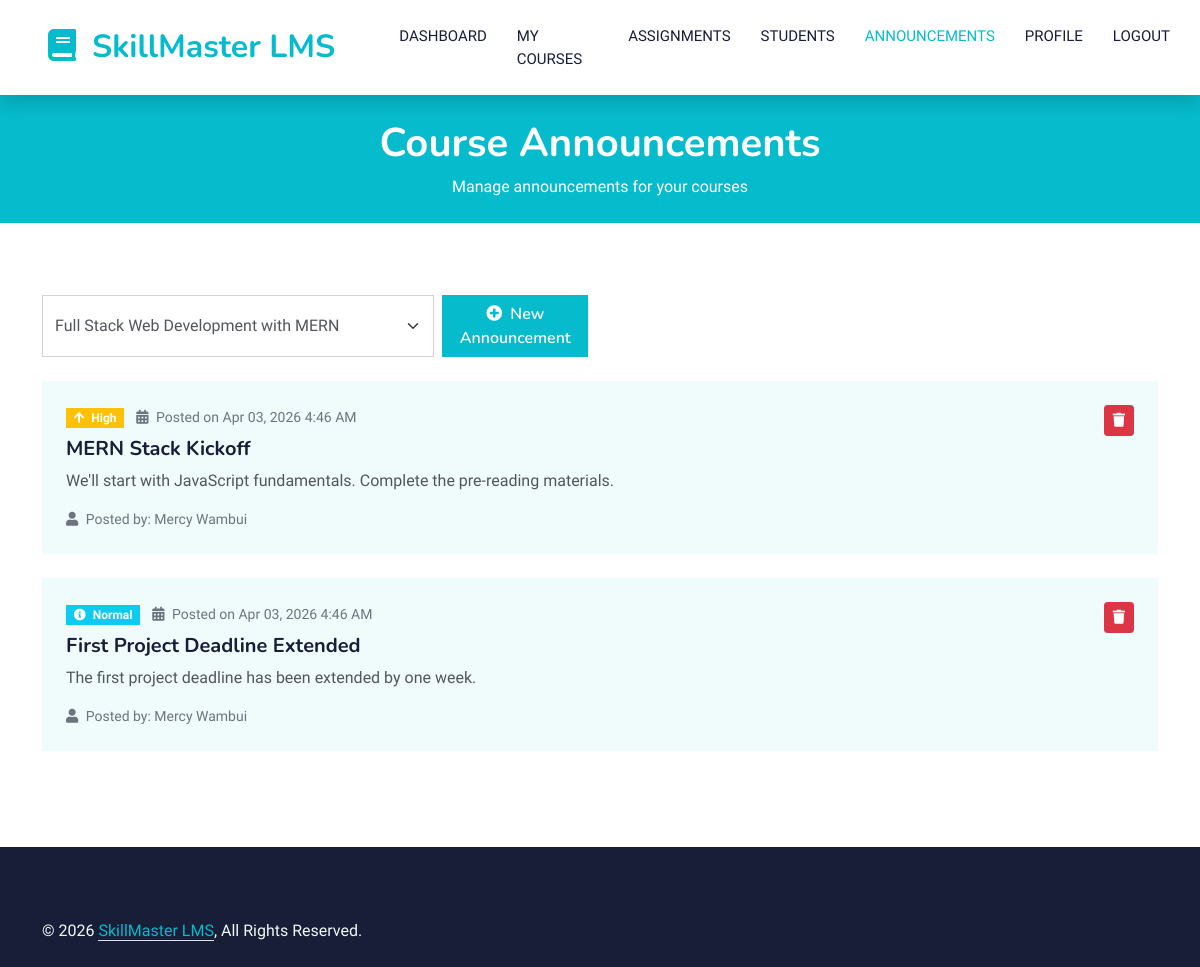
Screenshot of /instructor/announcements/list.php?course_id=2 (signed in) with the database file from the repository.
### tables this page shows
CREATE TABLE `announcements` (
  `id` bigint(20) NOT NULL,
  `course_id` bigint(20) DEFAULT NULL,
  `title` varchar(200) NOT NULL,
  `content` text NOT NULL,
  `posted_by` bigint(20) DEFAULT NULL,
  `priority` enum('low','normal','high','urgent') DEFAULT 'normal',
  `created_at` timestamp NOT NULL DEFAULT current_timestamp(),
  `updated_at` timestamp NOT NULL DEFAULT current_timestamp() ON UPDATE current_timestamp()
);

### src/Database/Connection.php (called while the page is built, shortened)
<?php
class Connection
{
    private static $instance = null;
    private $connection;
    private function __construct()
    {
        try {
            $dsn = sprintf(
                'mysql:host=%s;dbname=%s;charset=%s',
                DB_HOST,
                DB_NAME,
                DB_CHARSET
            );
            $options = [
                PDO::ATTR_ERRMODE => PDO::ERRMODE_EXCEPTION,
                PDO::ATTR_DEFAULT_FETCH_MODE => PDO::FETCH_ASSOC,
                PDO::ATTR_EMULATE_PREPARES => false,
                PDO::MYSQL_ATTR_INIT_COMMAND => "SET NAMES " . DB_CHARSET
            ];
            $this->connection = new PDO($dsn, DB_USER, DB_PASS, $options);
        } catch (PDOException $e) {
            if (DEBUG_MODE) {
                die("Database connection failed: " . $e->getMessage());
            } else {
                error_log("Database connection failed: " . $e->getMessage());
                die("A database error occurred. Please try again later.");
            }
        }
    }
    public static function getInstance()
    {
        if (self::$instance === null) {
            self::$instance = new self();
        }
        return self::$instance;
    }
    public function getConnection()
    {
        return $this->connection;
    }
}

### src/Models/Course.php (called while the page is built, shortened)
<?php
class Course
{
    private $db;
    private $table = 'courses';
    public function __construct()
    {
        $this->db = Connection::getInstance()->getConnection();
    }
    public function getByInstructor($instructorId)
    {
        $stmt = $this->db->prepare("
            SELECT * FROM {$this->table}
            WHERE instructor_id = ? AND deleted_at IS NULL
            ORDER BY created_at DESC
        ");
        $stmt->execute([$instructorId]);
        return $stmt->fetchAll();
    }
}

### src/Models/Announcement.php (called while the page is built, shortened)
<?php
class Announcement
{
    private $db;
    private $table = 'announcements';
    public function __construct()
    {
        $this->db = Connection::getInstance()->getConnection();
    }
    public function getByCourse($courseId, $limit = 20, $offset = 0)
    {
        $stmt = $this->db->prepare("
            SELECT a.*, CONCAT(u.first_name, ' ', u.last_name) as posted_by_name
            FROM {$this->table} a
            LEFT JOIN users u ON a.posted_by = u.id
            WHERE a.course_id = ?
            ORDER BY a.created_at DESC
            LIMIT ? OFFSET ?
        ");
        $stmt->execute([$courseId, $limit, $offset]);
        return $stmt->fetchAll();
    }
}

### src/Helpers/Security.php (called while the page is built, shortened)
<?php
class Security
{
    public static function generateCsrfToken()
    {
        return $_SESSION[CSRF_TOKEN_NAME];
    }
}

### public/instructor/announcements/list.php (the view, shortened to what this page needs)
<?php
$courseModel = new Course();
$announcementModel = new Announcement();
$instructorId = $_SESSION['user_id'];
$courseId = isset($_GET['course_id']) ? (int)$_GET['course_id'] : 0;
$page = isset($_GET['page']) ? (int)$_GET['page'] : 1;
$perPage = 10;
$offset = ($page - 1) * $perPage;
$courses = $courseModel->getByInstructor($instructorId);
$announcements = [];
if ($courseId > 0) {
    $announcements = $announcementModel->getByCourse($courseId, $perPage, $offset);
}
?>
<!DOCTYPE html>
<html lang="en">
<head>
    <link href="https://cdnjs.cloudflare.com/ajax/libs/font-awesome/5.10.0/css/all.min.css" rel="stylesheet">
    <link href="https://cdn.jsdelivr.net/npm/bootstrap-icons@1.4.1/font/bootstrap-icons.css" rel="stylesheet">
    <link href="../../assets/css/bootstrap.min.css" rel="stylesheet">
    <link href="../../assets/css/style.css" rel="stylesheet">
</head>
<body>
    <nav class="navbar navbar-expand-lg bg-white navbar-light shadow sticky-top p-0">
        <a href="../index.php" class="navbar-brand d-flex align-items-center px-4 px-lg-5">
            <h2 class="m-0 text-primary"><i class="fa fa-book me-3"></i><?php echo APP_NAME; ?></h2>
        </a>
        <div class="collapse navbar-collapse" id="navbarCollapse">
            <div class="navbar-nav ms-auto p-4 p-lg-0">
                <a href="../index.php" class="nav-item nav-link">Dashboard</a>
                <a href="../courses/my-courses.php" class="nav-item nav-link">My Courses</a>
                <a href="../assignments/list.php" class="nav-item nav-link">Assignments</a>
                <a href="../students/enrolled.php" class="nav-item nav-link">Students</a>
                <a href="list.php" class="nav-item nav-link active">Announcements</a>
                <a href="../profile/index.php" class="nav-item nav-link">Profile</a>
                <a href="../../logout.php" class="nav-item nav-link">Logout</a>
            </div>
        </div>
    </nav>
    <div class="container-fluid bg-primary py-4 mb-5">
        <div class="container">
            <div class="row">
                <div class="col-12 text-center">
                    <h1 class="text-white">Course Announcements</h1>
                    <p class="text-white mb-0">Manage announcements for your courses</p>
                </div>
            </div>
        </div>
    </div>
    <div class="container-xxl py-4">
        <div class="container">
            <div class="row mb-4">
                <div class="col-md-6">
                    <form method="GET" action="" class="d-flex gap-2">
                        <select name="course_id" class="form-select" onchange="this.form.submit()">
                            <?php foreach ($courses as $course): ?>
                                <option value="<?php echo $course['id']; ?>" <?php echo $courseId == $course['id'] ? 'selected' : ''; ?>>
                                    <?php echo htmlspecialchars($course['title']); ?>
                                </option>
                            <?php endforeach; ?>
                        </select>
                        <a href="create.php<?php echo $courseId ? '?course_id=' . $courseId : ''; ?>" class="btn btn-primary">
                            <i class="fa fa-plus-circle me-2"></i>New Announcement
                        </a>
                    </form>
                </div>
            </div>
            <?php if (empty($courses)): ?>
                <div class="text-center py-5">
                    <i class="fa fa-bullhorn fa-4x text-muted mb-3"></i>
                    <h4>No Courses Yet</h4>
                    <p class="text-muted">You haven't created any courses yet. Create a course to post announcements.</p>
                    <a href="../courses/create.php" class="btn btn-primary">Create Your First Course</a>
                </div>
            <?php else: ?>
                <div class="row">
                    <?php foreach ($announcements as $announcement): ?>
                        <div class="col-12 mb-4">
                            <div class="bg-light rounded p-4">
                                <div class="d-flex justify-content-between align-items-start">
                                    <div>
                                        <div class="mb-2">
                                            <?php
                                            $priorityColors = [
                                                'urgent' => 'danger',
                                                'high' => 'warning',
                                                'normal' => 'info',
                                                'low' => 'secondary'
                                            ];
                                            $priorityIcons = [
                                                'urgent' => 'fa-exclamation-triangle',
                                                'high' => 'fa-arrow-up',
                                                'normal' => 'fa-info-circle',
                                                'low' => 'fa-arrow-down'
                                            ];
                                            ?>
                                            <span class="badge bg-<?php echo $priorityColors[$announcement['priority']]; ?> me-2">
                                                <i class="fa <?php echo $priorityIcons[$announcement['priority']]; ?> me-1"></i>
                                                <?php echo ucfirst($announcement['priority']); ?>
                                            </span>
                                            <small class="text-muted">
                                                <i class="fa fa-calendar-alt me-1"></i>
                                                Posted on <?php echo date('M d, Y g:i A', strtotime($announcement['created_at'])); ?>
                                            </small>
                                        </div>
                                        <h5 class="mb-2"><?php echo htmlspecialchars($announcement['title']); ?></h5>
                                        <div class="mb-3">
                                            <?php echo nl2br(htmlspecialchars($announcement['content'])); ?>
                                        </div>
                                        <div class="text-muted small">
                                            <i class="fa fa-user me-1"></i> Posted by: <?php echo htmlspecialchars($announcement['posted_by_name']); ?>
                                        </div>
                                    </div>
                                    <div>
                                        <a href="delete.php?id=<?php echo $announcement['id']; ?>&course_id=<?php echo $courseId; ?>&csrf_token=<?php echo Security::generateCsrfToken(); ?>"
                                           class="btn btn-sm btn-danger"
                                           onclick="return confirm('Are you sure you want to delete this announcement?')">
                                            <i class="fa fa-trash"></i>
                                        </a>
                                    </div>
                                </div>
                            </div>
                        </div>
                    <?php endforeach; ?>
                </div>
            <?php endif; ?>
        </div>
    </div>
    <div class="container-fluid bg-dark text-light footer pt-5 mt-5">
        <div class="container py-4">
            <div class="row">
                <div class="col-md-6 text-center text-md-start mb-3 mb-md-0">
                    &copy; <?php echo date('Y'); ?> <a class="border-bottom text-primary" href="#"><?php echo APP_NAME; ?></a>, All Rights Reserved.
                </div>
            </div>
        </div>
    </div>
</body>
</html>

### public/assets/css/style.css (style rules this page uses)
:root { --primary: #06BBCC; --light: #F0FBFC; --dark: #181d38; }
.btn { font-family: 'Nunito', sans-serif; font-weight: 600; transition: .5s; }
.btn.btn-primary, .btn.btn-secondary { color: #FFFFFF; }
.navbar-light .navbar-nav .nav-link { margin-right: 30px; padding: 25px 0; color: #FFFFFF; font-size: 15px; text-transform: uppercase; outline: none; }
.navbar-light .navbar-nav .nav-link:hover, .navbar-light .navbar-nav .nav-link.active { color: var(--primary); }
.navbar-light .navbar-brand, .navbar-light a.btn { height: 75px; }
.navbar-light .navbar-nav .nav-link { color: var(--dark); font-weight: 500; }
.navbar-light.sticky-top { top: -100px; transition: .5s; }

### rows the page displays
announcements: priority "High", created_at "Apr 03, 2026 4:46 AM", title "MERN Stack Kickoff", content "We'll start with JavaScript fundamentals. Complete the pre-reading materials.", posted_by_name "Mercy Wambui"
announcements: priority "Normal", created_at "Apr 03, 2026 4:46 AM", title "First Project Deadline Extended", content "The first project deadline has been extended by one week.", posted_by_name "Mercy Wambui"

### other values shown
APP_NAME "SkillMaster LMS"
form field course_id "Full Stack Web Development with MERN"
